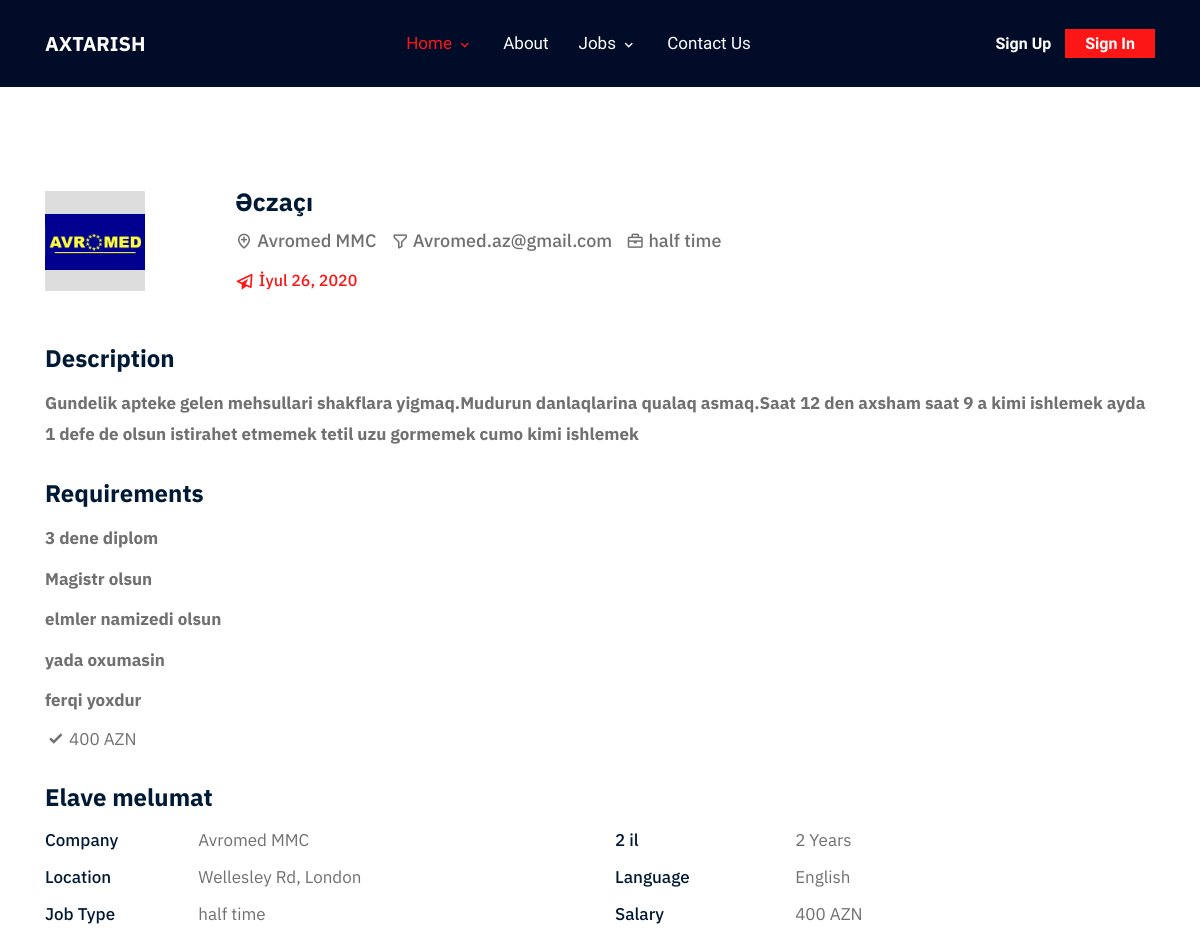
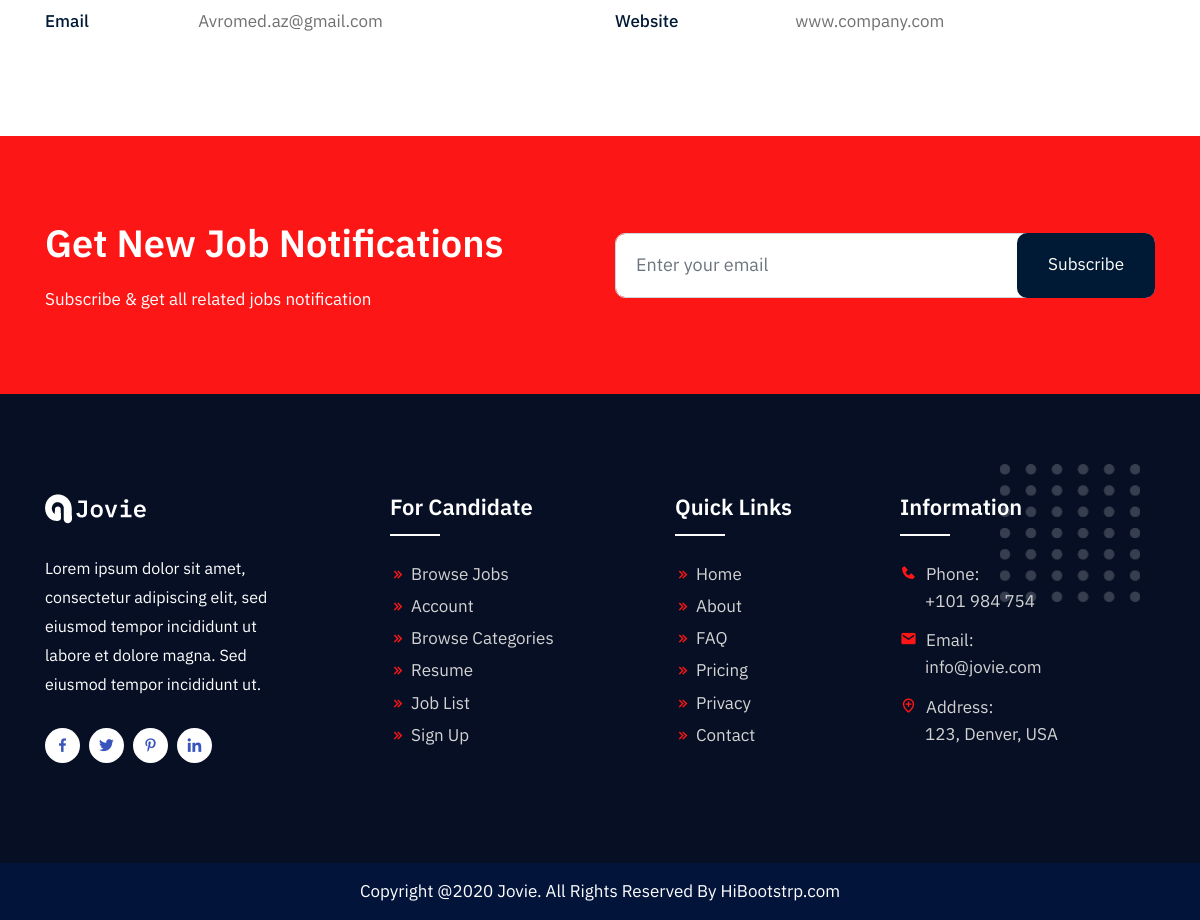
Screenshot of /elan/6/ with the database file from the repository (2 pictures, top to bottom).
### elan/models.py (models this page shows, shortened)
class Elan(models.Model):
    title=models.CharField(max_length=100,verbose_name='Basliq')
    company_name=models.CharField(max_length=100,verbose_name='Müəsisə adı')
    company_email=models.CharField(max_length=50,verbose_name='email')
    job_type=models.CharField(max_length=50,verbose_name='işin tipi',blank=True)
    salary = models.CharField(max_length=50,verbose_name='maaş',blank=True)
    job_category= models.ForeignKey(
        'elan.Categories',on_delete=models.CASCADE,null=True
    )
    experience=models.CharField(max_length=50,verbose_name='Iş təcrübəsi')
    start_date=models.DateTimeField(auto_now=True,null=True)
    end_date=models.DateField(null=True)
    job_description=RichTextField(null=True)
    job_requirements=RichTextField(null=True)
    image_field=models.ImageField(upload_to='images/',null=True)
    class Meta:
        ordering=('-start_date',)

### elan/views.py (the view)
# urls.py: path('elan/<int:pk>/',DEview.as_view(),name='detail'),
class DEview(DetailView):
    template_name='job-details.html'
    model=Elan

### templates/job-details.html (shortened to what this page needs)
{%extends 'base.html'%}
{%block content%}
        <section class="job-details ptb-100">
            <div class="container">
                <div class="row">
                    <div class="col-lg-12">
                        <div class="row">
                            <div class="col-lg-12">
                                <div class="job-details-text">
                                    <div class="job-card">
                                        <div class="row align-items-center">
                                            <div class="col-md-2">
                                                <div class="company-logo">
                                                    <img src="{{elan.image_field.url}}" alt="logo">
                                                </div>
                                            </div>
                                            <div class="col-md-10">
                                                <div class="job-info">
                                                    <h3>{{elan.title}}</h3>
                                                    <ul>
                                                        <li>
                                                            <i class='bx bx-location-plus'></i>
                                                            {{elan.company_name}}
                                                        </li>
                                                        <li>
                                                            <i class='bx bx-filter-alt' ></i>
                                                           {{elan.company_email}}
                                                        </li>
                                                        <li>
                                                            <i class='bx bx-briefcase' ></i>
                                                            {{elan.job_type}}
                                                        </li>
                                                    </ul>
                                                    <span>
                                                        <i class='bx bx-paper-plane' ></i>
                                                        {{elan.end_date}}
                                                    </span>
                                                </div>
                                            </div>
                                        </div>
                                    </div>
                                    <div class="details-text">
                                        <h3>Description</h3>
                                       <p>{{elan.job_description|safe}}</p>
                                     </div>
                                    <div class="details-text">
                                        <h3>Requirements</h3>
                                        <p>{{elan.job_requirements|safe}}</p>
                                        <ul>
                                            <li>
                                                <i class='bx bx-check'></i>
                                              {{elan.salary}}
                                            </li>
                                        </ul>
                                    </div>
                                    <div class="details-text">
                                        <h3>Elave melumat</h3>
                                        <div class="row">
                                            <div class="col-md-6">
                                                <table class="table">
                                                    <tbody>
                                                        <tr>
                                                            <td><span>Company</span></td>
                                                            <td>{{elan.company_name}}</td>
                                                        </tr>
                                                        <tr>
                                                            <td><span>Location</span></td>
                                                            <td>Wellesley Rd, London</td>
                                                        </tr>
                                                        <tr>
                                                            <td><span>Job Type</span></td>
                                                            <td>{{elan.job_type}}</td>
                                                        </tr>
                                                        <tr>
                                                            <td><span>Email</span></td>
                                                            <td><a href="{{elan.company_email}}">{{elan.company_email}}</a></td>
                                                        </tr>
                                                    </tbody>
                                                </table>
                                            </div>
                                            <div class="col-md-6">
                                                <table class="table">
                                                    <tbody>
                                                        <tr>
                                                        <td><span>{{elan.experience}}</span></td>
                                                            <td>2 Years</td>
                                                        </tr>
                                                        <tr>
                                                            <td><span>Language</span></td>
                                                            <td>English</td>
                                                        </tr>
                                                        <tr>
                                                            <td><span>Salary</span></td>
                                                            <td> {{elan.salary}}</td>
                                                        </tr>
                                                        <tr>
                                                            <td><span>Website</span></td>
                                                            <td><a href="#">www.company.com</a></td>
                                                        </tr>
                                                    </tbody>
                                                </table>
                                            </div>
                                        </div>
                                    </div>
                                </div>
                            </div>
                        </div>
                    </div>
                </div>
            </div>
        </section>
        <section class="subscribe-section">
            <div class="container">
                <div class="row align-items-center">
                    <div class="col-md-6">
                        <div class="section-title">
                            <h2>Get New Job Notifications</h2>
                            <p>Subscribe & get all related jobs notification</p>
                        </div>
                    </div>
                    <div class="col-md-6">
                        <form class="newsletter-form" data-toggle="validator">
                            <input type="email" class="form-control" placeholder="Enter your email" name="EMAIL" required autocomplete="off">
                            <button class="default-btn sub-btn" type="submit">
                                Subscribe
                            </button>
                        </form>
                    </div>
                </div>
            </div>
        </section>
{%endblock content%}

### rows the page displays
Elan: image_field (picture), title "Əczaçı", company_name "Avromed MMC", company_email "Avromed.az@gmail.com", job_type "half time", end_date "İyul 26, 2020", job_description "Gundelik apteke gelen mehsullari shakflara yigmaq.Mudurun danlaqlarina qualaq asmaq.Saat 12 den axsham saat 9 a kimi ishlemek ayda 1 defe de olsun istirahet etmemek tetil uzu gormemek cumo kimi ishlemek", job_requirements "3 dene diplom Magistr olsun elmler namizedi olsun yada oxumasin ferqi yoxdur", salary "400 AZN", experience "2 il"
